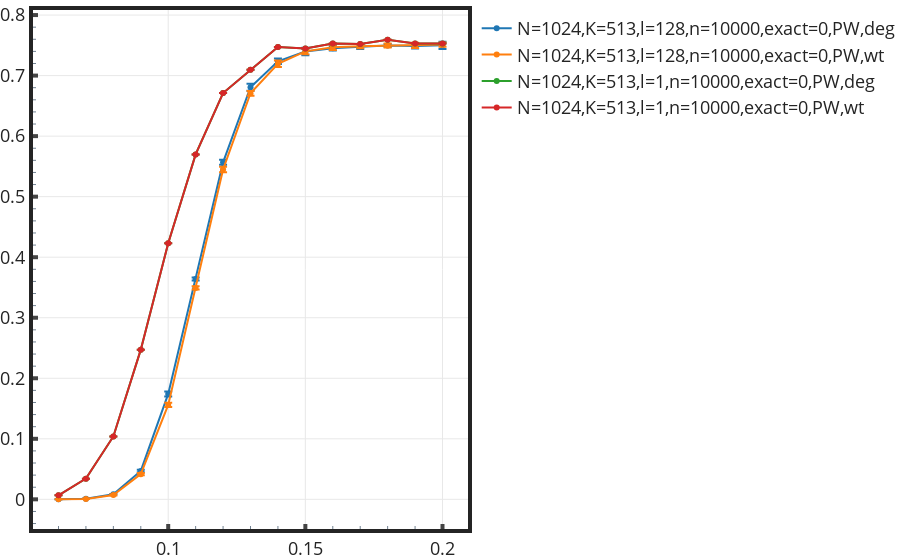

Here is the notebook cell this chart was saved with:
### Code cell
fig = go.Figure()

for x,y in data_dict.items():
    if ('RM' in x) or ('HPW' in x) or ('1024' not in x):
        continue
    fig.add_scatter(x=y[0], y=y[1], error_y=dict(type='data', array=y[2], visible=True), name=x)
    # fig.add_trace(go.Scatter(x=y[0], y=y[1], mode='lines+markers', name=x))

fig.show()
